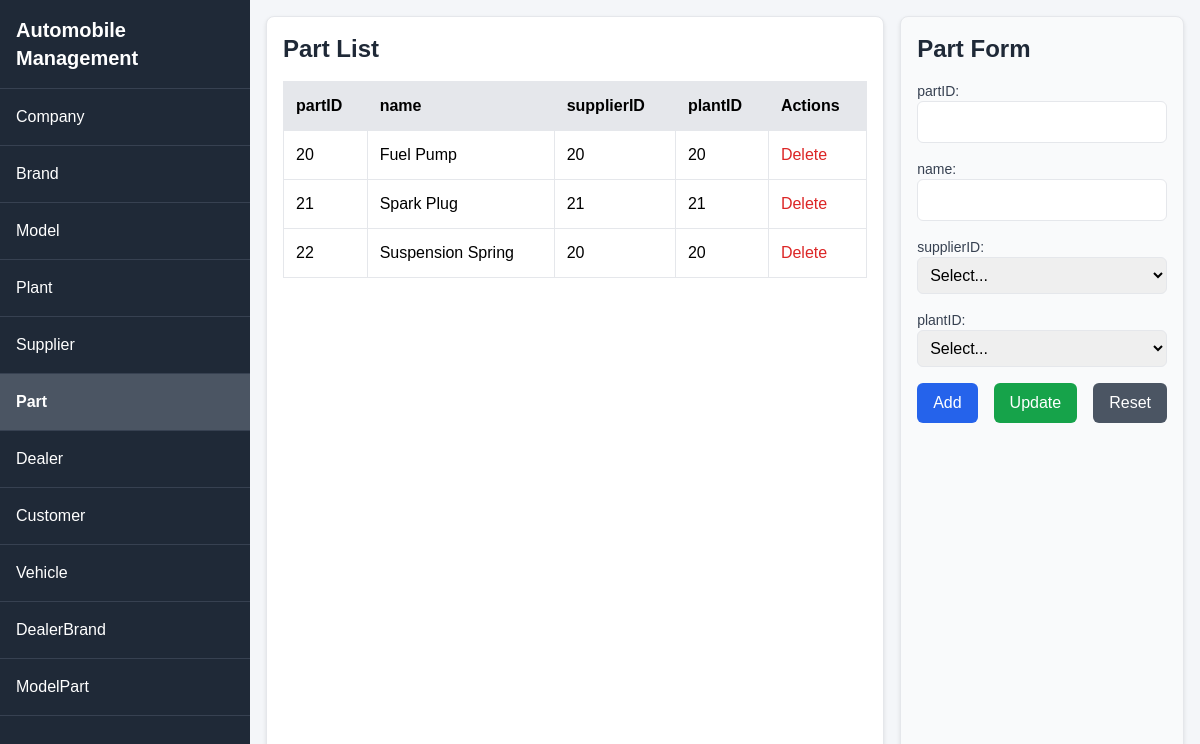
/?table=Part, run on the app's committed database.
### tables this page shows
CREATE TABLE Part (
    partID INT PRIMARY KEY,
    name VARCHAR(100),
    supplierID INT,
    plantID INT,
    FOREIGN KEY (supplierID) REFERENCES Supplier(supplierID),
    FOREIGN KEY (plantID) REFERENCES Plant(plantID)
);

### index.php (the view, shortened to what this page needs)
<?php
include 'db_connect.php';
$tables = [
    'Company'      => ['companyID', 'name'],
    'Brand'        => ['brandID', 'name', 'companyID'],
    'Model'        => ['modelID', 'name', 'brandID'],
    'Plant'        => ['plantID', 'location'],
    'Supplier'     => ['supplierID', 'name'],
    'Part'         => ['partID', 'name', 'supplierID', 'plantID'],
    'Dealer'       => ['dealerID', 'name', 'location'],
    'Customer'     => ['customerID', 'name', 'address', 'phone', 'gender', 'income'],
    'Vehicle'      => ['VIN', 'modelID', 'color', 'engine', 'transmission', 'bodyStyle', 'plantID', 'dealerID', 'inventoryDate', 'status', 'customerID', 'saleDate', 'price'],
    'DealerBrand'  => ['dealerID', 'brandID'],
    'ModelPart'    => ['modelID', 'partID']
];
$table = isset($_GET['table']) ? $_GET['table'] : 'Vehicle';
$columns = $tables[$table];
$data = [];
$query = "SELECT * FROM `$table`";
if (isset($conn) && $query) {
    $result = $conn->query($query);
    if ($result) {
        while ($row = $result->fetch_assoc()) {
            $data[] = $row;
        }
    }
}
$dropdowns = [];
if ($table === 'Vehicle') {
    $dropdowns['modelID'] = $conn->query("SELECT modelID, name FROM Model")->fetch_all(MYSQLI_ASSOC);
    $dropdowns['plantID'] = $conn->query("SELECT plantID, location FROM Plant")->fetch_all(MYSQLI_ASSOC);
    $dropdowns['dealerID'] = $conn->query("SELECT dealerID, name FROM Dealer")->fetch_all(MYSQLI_ASSOC);
    $dropdowns['customerID'] = $conn->query("SELECT customerID, name FROM Customer")->fetch_all(MYSQLI_ASSOC);
} elseif ($table === 'Brand') {
    $dropdowns['companyID'] = $conn->query("SELECT companyID, name FROM Company")->fetch_all(MYSQLI_ASSOC);
} elseif ($table === 'Part') {
    $dropdowns['supplierID'] = $conn->query("SELECT supplierID, name FROM Supplier")->fetch_all(MYSQLI_ASSOC);
    $dropdowns['plantID'] = $conn->query("SELECT plantID, location FROM Plant")->fetch_all(MYSQLI_ASSOC);
} elseif ($table === 'DealerBrand') {
    $dropdowns['dealerID'] = $conn->query("SELECT dealerID, name FROM Dealer")->fetch_all(MYSQLI_ASSOC);
    $dropdowns['brandID'] = $conn->query("SELECT brandID, name FROM Brand")->fetch_all(MYSQLI_ASSOC);
} elseif ($table === 'ModelPart') {
    $dropdowns['modelID'] = $conn->query("SELECT modelID, name FROM Model")->fetch_all(MYSQLI_ASSOC);
    $dropdowns['partID'] = $conn->query("SELECT partID, name FROM Part")->fetch_all(MYSQLI_ASSOC);
}
?>
<!DOCTYPE html>
<html lang="en">
<head>
    <script src="https://cdn.tailwindcss.com"></script>
</head>
<body>
    <div class="sidebar" id="sidebar">
        <div class="p-4 text-xl font-bold border-b border-gray-700">Automobile Management</div>
        <?php foreach (array_keys($tables) as $t): ?>
            <a href="?table=<?php echo htmlspecialchars($t); ?>" class="<?php echo $t === $table ? 'active' : ''; ?>">
                <?php echo htmlspecialchars($t); ?>
            </a>
        <?php endforeach; ?>
    </div>
    <div class="content" id="content">
        <div class="grid-container">
            <div class="data-grid">
                <h3 class="text-2xl font-semibold mb-4 text-gray-800"><?php echo htmlspecialchars($table); ?> List</h3>
                <?php if (!empty($data)): ?>
                    <table>
                        <thead>
                            <tr>
                                <?php foreach ($columns as $col): ?>
                                    <th><?php echo htmlspecialchars($col); ?></th>
                                <?php endforeach; ?>
                                    <th>Actions</th>
                            </tr>
                        </thead>
                        <tbody>
                            <?php foreach ($data as $row): ?>
                                <tr onclick="populateForm('<?php echo htmlspecialchars(json_encode($row), ENT_QUOTES); ?>')">
                                    <?php foreach ($columns as $col): ?>
                                        <td><?php echo htmlspecialchars($row[$col] ?? ''); ?></td>
                                    <?php endforeach; ?>
                                    <td>
                                        <button onclick="event.stopPropagation(); deleteRecord('<?php echo htmlspecialchars($row[$columns[0]]); ?>', '<?php echo htmlspecialchars($table); ?>')" class="text-red-600 hover:underline">Delete</button>
                                    </td>
                                </tr>
                            <?php endforeach; ?>
                        </tbody>
                    </table>
                <?php else: ?>
                    <p class="text-gray-600">No data found.</p>
                <?php endif; ?>
            </div>
            <div class="form-container">
                <h3 class="text-2xl font-semibold mb-4 text-gray-800"><?php echo htmlspecialchars($table); ?> Form</h3>
                <form id="dataForm" action="crud.php" method="POST">
                    <?php foreach ($columns as $col): ?>
                        <div class="mb-4">
                            <label class="block text-sm font-medium text-gray-700"><?php echo htmlspecialchars($col); ?>:</label>
                            <?php if ($col === $columns[0]): ?>
                                <input type="text" name="<?php echo htmlspecialchars($col); ?>" id="<?php echo htmlspecialchars($col); ?>" class="w-full p-2 border rounded-md focus:ring-2 focus:ring-blue-500" required>
                            <?php elseif (isset($dropdowns[$col])): ?>
                                <select name="<?php echo htmlspecialchars($col); ?>" id="<?php echo htmlspecialchars($col); ?>" class="w-full p-2 border rounded-md focus:ring-2 focus:ring-blue-500">
                                    <option value="">Select...</option>
                                </select>
                            <?php elseif (in_array($col, ['inventoryDate', 'saleDate'])): ?>
                                <input type="date" name="<?php echo htmlspecialchars($col); ?>" id="<?php echo htmlspecialchars($col); ?>" class="w-full p-2 border rounded-md focus:ring-2 focus:ring-blue-500">
                            <?php elseif (in_array($col, ['modelID', 'plantID', 'dealerID', 'customerID', 'companyID', 'brandID', 'supplierID', 'partID', 'year', 'price', 'income'])): ?>
                                <input type="number" name="<?php echo htmlspecialchars($col); ?>" id="<?php echo htmlspecialchars($col); ?>" class="w-full p-2 border rounded-md focus:ring-2 focus:ring-blue-500" <?php echo $col === 'price' ? 'step="0.01"' : ''; ?>>
                            <?php else: ?>
                                <input type="text" name="<?php echo htmlspecialchars($col); ?>" id="<?php echo htmlspecialchars($col); ?>" class="w-full p-2 border rounded-md focus:ring-2 focus:ring-blue-500">
                            <?php endif; ?>
                        </div>
                    <?php endforeach; ?>
                    <div class="flex space-x-4">
                        <button type="submit" name="action" value="Add" class="bg-blue-600 text-white px-4 py-2 rounded-md hover:bg-blue-700 transition">Add</button>
                        <button type="submit" name="action" value="Update" id="updateBtn" class="bg-green-600 text-white px-4 py-2 rounded-md hover:bg-green-700 transition" disabled>Update</button>
                        <button type="button" onclick="resetForm()" class="bg-gray-600 text-white px-4 py-2 rounded-md hover:bg-gray-700 transition">Reset</button>
                    </div>
                </form>
            </div>
        </div>
    </div>
</body>
</html>

### index.php (style rules this page uses)
body { font-family: Arial, sans-serif; margin: 0; background-color: #f4f6f9; }
.sidebar { width: 250px; background-color: #1f2937; color: white; height: 100vh; position: fixed; top: 0; left: 0; overflow-y: auto; transition: transform 0.3s ease; z-index: 1000; }
.sidebar a { display: block; padding: 1rem; color: white; text-decoration: none; border-bottom: 1px solid #374151; }
.sidebar a.active { background-color: #4b5563; font-weight: bold; }
.content { margin-left: 250px; padding: 1rem; transition: margin-left 0.3s ease; }
.grid-container { display: grid; grid-template-columns: 3fr 1fr; gap: 1rem; height: calc(100vh - 2rem); }
.data-grid { overflow-x: auto; border: 1px solid #e5e7eb; border-radius: 0.5rem; padding: 1rem; background-color: white; box-shadow: 0 2px 4px rgba(0,0,0,0.1); }
.form-container { border: 1px solid #e5e7eb; border-radius: 0.5rem; padding: 1rem; background-color: #f9fafb; box-shadow: 0 2px 4px rgba(0,0,0,0.1); }
table { width: 100%; border-collapse: collapse; }
th, td { padding: 0.75rem; border: 1px solid #e5e7eb; text-align: left; }
th { background-color: #e5e7eb; font-weight: 600; }

### data on the page
part: partID "20", name "Fuel Pump", supplierID "20", plantID "20"
part: partID "21", name "Spark Plug", supplierID "21", plantID "21"
part: partID "22", name "Suspension Spring", supplierID "20", plantID "20"

### other printed values
$t "Company"
$t "Brand"
$t "Model"
$t "Plant"
$t "Supplier"
$t "Part"
$t "Dealer"
$t "Customer"
$t "Vehicle"
$t "DealerBrand"
$t "ModelPart"
$table "Part"
$col "partID"
$col "name"
$col "supplierID"
